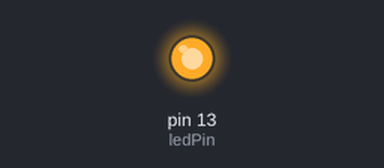
The sketch below on a simulated Arduino Uno, built with avr-gcc and run on an emulated ATmega328P. Parts: output pins drawn as LEDs (lit = HIGH). Sleep ends after the set time or at an interrupt.

Above: at 0.05 s.
Timing chart, 0 to 3.5 s (numbered marks = the images above):
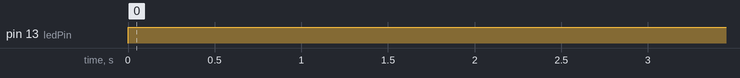

Measured:
- by itself, pin 13 (ledPin): LOW → HIGH at 0.00 s

The sketch:

rfid_scoring_node.ino
```cpp
#include <avr/sleep.h>

int buttonPressed = 0;
int wakePin = 2;
int ledPin = 13;

void setup() {
  pinMode(wakePin, INPUT);
  pinMode(ledPin, OUTPUT);

  attachInterrupt(0, wakeUpNow, LOW);
}

void wakeUpNow() {
  buttonPressed = 1;
}

void sleepNow() {
  digitalWrite(ledPin, LOW);
  set_sleep_mode(SLEEP_MODE_PWR_DOWN);
  sleep_enable();
  attachInterrupt(0, wakeUpNow, LOW);
  sleep_mode();
  sleep_disable();
  detachInterrupt(0);
}

void loop() {
  sleepNow();

  if (buttonPressed == 1) {
    digitalWrite(ledPin, HIGH);
    delay(3000);
  }
}
```
